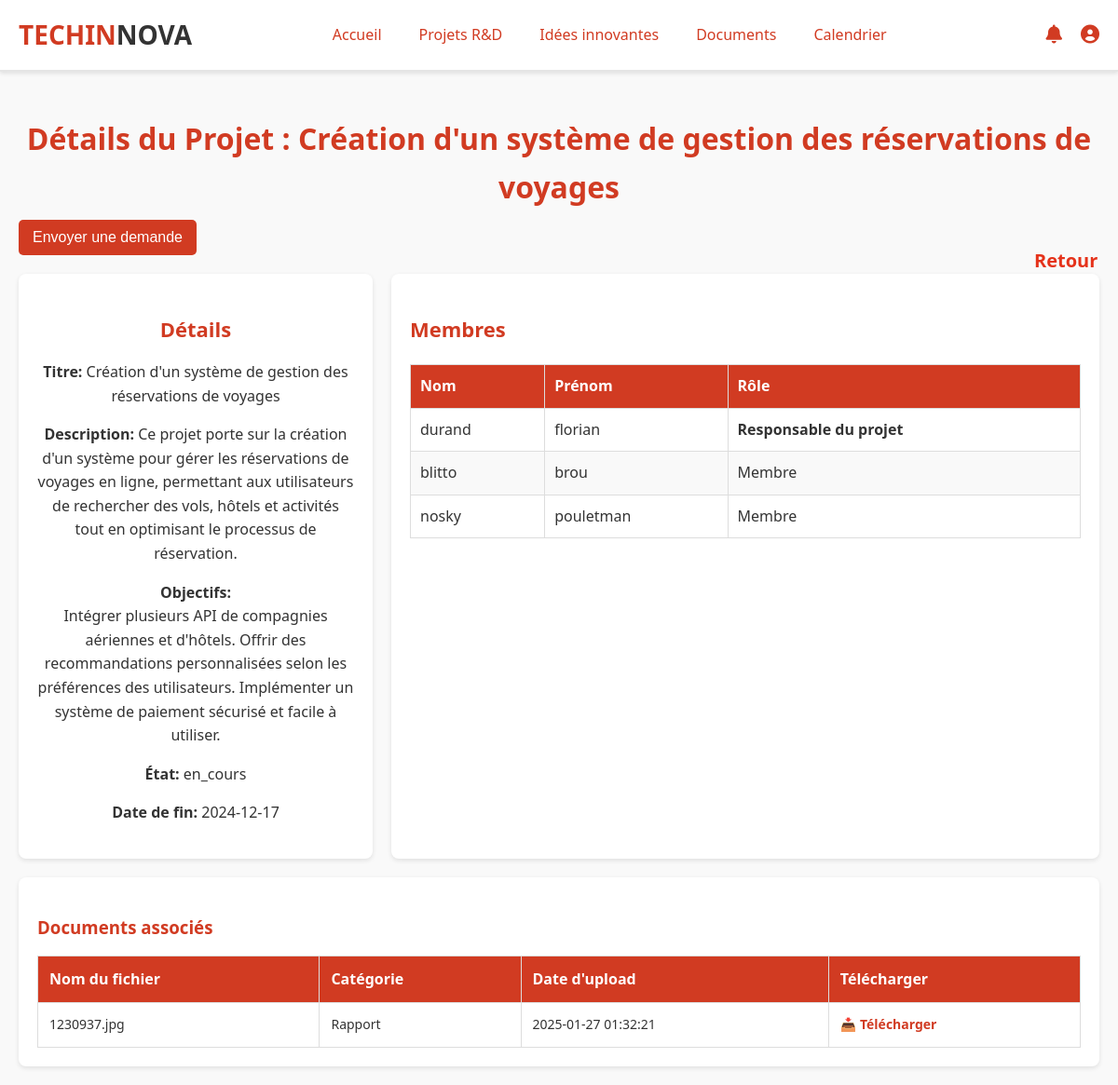
Screenshot of /espace_collabo/projet.php?id=12 with the database file from the repository.
### tables this page shows
CREATE TABLE `projets` (
  `id` int(11) NOT NULL,
  `titre` varchar(255) NOT NULL,
  `description_projet` text NOT NULL,
  `objectifs` text DEFAULT NULL,
  `etat` enum('en_cours','a_venir','termine') DEFAULT 'en_cours',
  `progression` int(11) DEFAULT 0 CHECK (`progression` between 0 and 100),
  `createur_id` int(11) NOT NULL,
  `date_creation` datetime DEFAULT current_timestamp(),
  `date_fin` date DEFAULT NULL,
  `date_modification` datetime DEFAULT current_timestamp() ON UPDATE current_timestamp()
);

CREATE TABLE `utilisateurs` (
  `id` int(11) NOT NULL,
  `nom` varchar(255) NOT NULL,
  `prenom` varchar(255) NOT NULL,
  `email` varchar(255) NOT NULL,
  `mot_de_passe` varchar(255) NOT NULL,
  `profil` enum('administrateur','chercheur','collaborateur_externe') DEFAULT 'collaborateur_externe',
  `date_creation` date NOT NULL
);

CREATE TABLE `documents` (
  `id` int(11) NOT NULL,
  `nom_fichier` varchar(255) NOT NULL,
  `chemin` varchar(500) NOT NULL,
  `categorie` enum('Rapport','Etude','Brevets','Articles') NOT NULL,
  `id_projet` int(11) DEFAULT NULL,
  `id_idee` int(11) DEFAULT NULL,
  `id_uploader` int(11) DEFAULT NULL,
  `date_upload` timestamp NOT NULL DEFAULT current_timestamp()
);

### espace_collabo/projet.php (the view, shortened to what this page needs)
<?php
require_once("C:/xampp/htdocs/projet_web/config/connexion.php");
require_once("C:/xampp/htdocs/projet_web/config/commandes.php");
$projet_id = $_GET['id'] ?? null;
if ($projet_id) {
    try {
        $sql = "SELECT titre, description_projet, objectifs, etat, date_fin, createur_id FROM projets WHERE id = :id";
        $stmt = $db->prepare($sql);
        $stmt->bindParam(':id', $projet_id, PDO::PARAM_INT);
        $stmt->execute();
        $projet = $stmt->fetch(PDO::FETCH_ASSOC);
        $sql_members = "SELECT u.id AS id_utilisateur, u.nom, u.prenom
                FROM utilisateurs u
                INNER JOIN membres_projet pm ON u.id = pm.id_utilisateur
                WHERE pm.id_projet = :id";
        $stmt_members = $db->prepare($sql_members);
        $stmt_members->bindParam(':id', $projet_id, PDO::PARAM_INT);
        $stmt_members->execute();
        $membres = $stmt_members->fetchAll(PDO::FETCH_ASSOC);
        $sql_documents = "SELECT nom_fichier, categorie, date_upload FROM documents WHERE id_projet = :id";
        $stmt_documents = $db->prepare($sql_documents);
        $stmt_documents->bindParam(':id', $projet_id, PDO::PARAM_INT);
        $stmt_documents->execute();
        $documents = $stmt_documents->fetchAll(PDO::FETCH_ASSOC);
    } catch (PDOException $e) {
        die("Erreur lors de la récupération des détails du projet : " . $e->getMessage());
    }
} else {
    echo "ID de projet invalide.";
    exit();
}
?>
<!DOCTYPE html>
<html lang="fr">
<head>
    <link rel="stylesheet" href="https://cdnjs.cloudflare.com/ajax/libs/font-awesome/6.0.0-beta3/css/all.min.css">
    <link rel="stylesheet" href="css/projet.css">
</head>
<body>
    <header class="navbar">
        <div class="logo">
            <h1><span>TECHIN</span>NOVA</h1>
        </div>
        <nav class="menu">
            <ul>
                <li><a href="acceuil.php" data-page="accueil">Accueil</a></li>
                <li><a href="projetr&d.php" data-page="projets" class="active">Projets R&D</a></li>
                <li><a href="idee.php" data-page="idees">Idées innovantes</a></li>
                <li><a href="doc.php" data-page="documents">Documents</a></li>
                <li><a href="calendrier.php" data-page="calendrier">Calendrier</a></li>
            </ul>
        </nav>
        <div class="user-icons">
            <div class="user-icon">
                <a href="notification.php"><i class="fas fa-bell"></i></a>
            </div>
            <div class="user-icon">
                <a href="profil.php"><i class="fas fa-user-circle"></i></a>
            </div>
        </div>
    </header>
    <main id="content">
        <h2>Détails du Projet : <?= htmlspecialchars($projet['titre']) ?></h2>
        <form method="POST" action="">
            <button type="submit" name="btn_demande" class="view-details" id="btn_demande">Envoyer une demande</button>
        </form>
        <div class="project-grid">
            <section class="project-details">
                <a href="projetr&d.php" class="back-link">Retour</a>
                <h3>Détails</h3>
                <p><strong>Titre:</strong> <?= htmlspecialchars($projet['titre']) ?></p>
                <p><strong>Description:</strong> <?= htmlspecialchars($projet['description_projet']) ?></p>
                <p><strong>Objectifs:</strong><br> <?= htmlspecialchars($projet['objectifs']) ?></p>
                <p><strong>État:</strong> <?= htmlspecialchars($projet['etat']) ?></p>
                <p><strong>Date de fin:</strong> <?= htmlspecialchars($projet['date_fin']) ?></p>
            </section>
            <section class="project-members">
                <h3>Membres</h3>
                <table>
                    <thead>
                        <tr>
                            <th>Nom</th>
                            <th>Prénom</th>
                            <th>Rôle</th>
                        </tr>
                    </thead>
                    <tbody>
                        <?php if (!empty($membres)): ?>
                            <?php foreach ($membres as $membre): ?>
                                <tr>
                                    <td><?= htmlspecialchars($membre['nom']) ?></td>
                                    <td><?= htmlspecialchars($membre['prenom']) ?></td>
                                    <td>
                                        <?php if ($membre['id_utilisateur'] == $projet['createur_id']): ?>
                                            <strong>Responsable du projet</strong>
                                        <?php elseif ($membre['id_utilisateur'] == $id): ?>
                                            Membre (vous)
                                        <?php else: ?>
                                            Membre
                                        <?php endif; ?>
                                    </td>
                                </tr>
                            <?php endforeach; ?>
                        <?php else: ?>
                            <tr>
                                <td colspan="4">Aucun membre pour ce projet.</td>
                            </tr>
                        <?php endif; ?>
                    </tbody>
                </table>
            </section>
        </div>
        <section class="project-documents">
            <h3>Documents associés</h3>
            <?php if (!empty($documents)): ?>
                <table>
                    <thead>
                        <tr>
                            <th>Nom du fichier</th>
                            <th>Catégorie</th>
                            <th>Date d'upload</th>
                            <th>Télécharger</th>
                        </tr>
                    </thead>
                    <tbody>
                        <?php foreach ($documents as $document): ?>
                            <tr>
                                <td><?= htmlspecialchars($document['nom_fichier']) ?></td>
                                <td><?= htmlspecialchars($document['categorie']) ?></td>
                                <td><?= htmlspecialchars($document['date_upload']) ?></td>
                                <td>
                                    <a href="Téléchargements/<?= urlencode($document['nom_fichier']) ?>" download>📥 Télécharger</a>
                                </td>
                            </tr>
                        <?php endforeach; ?>
                    </tbody>
                </table>
            <?php else: ?>
                <p>Aucun document disponible pour ce projet.</p>
            <?php endif; ?>
        </section>
    </main>
</body>
</html>

### espace_collabo/css/projet.css (style rules this page uses)
body { margin: 0; padding: 0; font-family: 'Segoe UI', Tahoma, Geneva, Verdana, sans-serif; background-color: #f9f9f9; color: #333; line-height: 1.6; }
.navbar { display: flex; justify-content: space-between; align-items: center; background-color: #ffffff; padding: 15px 20px; border-bottom: 2px solid #e5e5e5; position: sticky; top: 0; z-index: 1000; box-shadow: 0 2px 4px rgba(0, 0, 0, 0.1); }
.logo h1 { margin: 0; font-size: 28px; color: #333; }
.logo span { color: #d13b22; font-weight: bold; }
.menu ul { list-style: none; display: flex; margin: 0; padding: 0; }
.menu ul li { margin: 0 20px; }
.menu ul li a { text-decoration: none; color: #d13b22; font-weight: 500; font-size: 16px; transition: color 0.3s ease, transform 0.3s ease; }
.user-icons { display: flex; align-items: center; }
.user-icon { font-size: 20px; color: #d13b22; margin-left: 20px; }
.user-icon a { text-decoration: none; color: #d13b22; transition: color 0.3s ease; }
main { padding: 20px; max-width: 1200px; margin: auto; }
main h2 { font-size: 32px; color: #d13b22; text-align: center; margin-bottom: 10px; }
.view-details { background-color: #d13b22; color: white; border: none; padding: 10px 15px; border-radius: 5px; font-size: 16px; cursor: default; transition: background-color 0.3s, transform 0.3s; }
.project-grid { display: grid; grid-template-columns: 1fr 2fr; gap: 20px; margin-top: 20px; }
.project-details, .project-members { background-color: #fff; padding: 20px; border-radius: 8px; box-shadow: 0 2px 5px rgba(0, 0, 0, 0.1); }
.project-details { text-align: center; }
.project-details h3, .project-members h3, .project-table h3 { font-weight: 900; font-size: 22px; color: #d13b22; margin-bottom: 10px; }
.project-members table { width: 100%; border-collapse: collapse; margin-top: 20px; }
.project-members th, .project-members td { padding: 10px; text-align: left; border: 1px solid #ddd; }
.project-members th { color: #fff; background-color: #d13b22; font-weight: bold; }
.project-members tr:nth-child(even) { background-color: #f9f9f9; }
.project-members td { vertical-align: middle; }
.project-documents { position: relative; background-color: #fff; padding: 20px; border-radius: 8px; box-shadow: 0 2px 5px rgba(0, 0, 0, 0.1); margin-top: 20px; }
.project-documents h3 { color: #d13b22; margin-bottom: 15px; }
.project-documents table { width: 100%; border-collapse: collapse; margin-top: 10px; }
.project-documents th, .project-documents td { border: 1px solid #ddd; padding: 12px; text-align: left; }
.project-documents th { background-color: #d13b22; color: #fff; font-size: 16px; }
.project-documents td { font-size: 14px; color: #333; }
.project-documents a { text-decoration: none; color: #d13b22; font-weight: bold; }
.back-link { position: absolute; text-decoration: none; color: #e5321a; margin-left: 900px; margin-top: -50px; font-size: 20px; font-weight: 900; cursor: default; }

### rows the page displays
projets: titre "Création d'un système de gestion des réservations de voyages", description_projet "Ce projet porte sur la création d'un système pour gérer les réservations de voyages en ligne, permettant aux utilisateurs de rechercher des vols, hôtels et activités tout en optimisant le processus de réservation.", objectifs "Intégrer plusieurs API de compagnies aériennes et d'hôtels. Offrir des recommandations personnalisées selon les préférences des utilisateurs. Implémenter un système de paiement sécurisé et facile à utiliser.", etat "en_cours", date_fin "2024-12-17"
utilisateurs: nom "durand", prenom "florian", shows "Responsable du projet"
utilisateurs: nom "blitto", prenom "brou", shows "Membre"
utilisateurs: nom "nosky", prenom "pouletman", shows "Membre"
documents: nom_fichier "1230937.jpg", categorie "Rapport", date_upload "2025-01-27 01:32:21"
